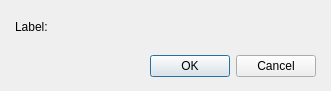
<?xml version="1.0" encoding="UTF-8"?>
<ui version="4.0">
 <class>DialogCommandLabel</class>
 <widget class="QDialog" name="DialogCommandLabel">
  <property name="geometry">
   <rect>
    <x>0</x>
    <y>0</y>
    <width>331</width>
    <height>91</height>
   </rect>
  </property>
  <property name="windowTitle">
   <string>Dialog</string>
  </property>
  <layout class="QGridLayout" name="gridLayout">
   <property name="leftMargin">
    <number>15</number>
   </property>
   <property name="topMargin">
    <number>10</number>
   </property>
   <property name="rightMargin">
    <number>15</number>
   </property>
   <property name="bottomMargin">
    <number>10</number>
   </property>
   <item row="0" column="0">
    <layout class="QVBoxLayout" name="verticalLayout" stretch="1,0">
     <property name="spacing">
      <number>15</number>
     </property>
     <item>
      <layout class="QHBoxLayout" name="horizontalLayout" stretch="0,1">
       <item>
        <widget class="QLabel" name="labelLabel">
         <property name="text">
          <string>Label:</string>
         </property>
        </widget>
       </item>
       <item>
        <widget class="PanelPrimitiveValue" name="panelPrimitiveLabel" native="true">
         <property name="minimumSize">
          <size>
           <width>250</width>
           <height>27</height>
          </size>
         </property>
         <property name="maximumSize">
          <size>
           <width>250</width>
           <height>27</height>
          </size>
         </property>
        </widget>
       </item>
      </layout>
     </item>
     <item>
      <widget class="QDialogButtonBox" name="buttonBox">
       <property name="orientation">
        <enum>Qt::Horizontal</enum>
       </property>
       <property name="standardButtons">
        <set>QDialogButtonBox::Cancel|QDialogButtonBox::Ok</set>
       </property>
      </widget>
     </item>
    </layout>
   </item>
  </layout>
 </widget>
 <customwidgets>
  <customwidget>
   <class>PanelPrimitiveValue</class>
   <extends>QWidget</extends>
   <header>panelprimitivevalue.h</header>
   <container>1</container>
  </customwidget>
 </customwidgets>
 <resources/>
 <connections>
  <connection>
   <sender>buttonBox</sender>
   <signal>accepted()</signal>
   <receiver>DialogCommandLabel</receiver>
   <slot>accept()</slot>
   <hints>
    <hint type="sourcelabel">
     <x>248</x>
     <y>254</y>
    </hint>
    <hint type="destinationlabel">
     <x>157</x>
     <y>274</y>
    </hint>
   </hints>
  </connection>
  <connection>
   <sender>buttonBox</sender>
   <signal>rejected()</signal>
   <receiver>DialogCommandLabel</receiver>
   <slot>reject()</slot>
   <hints>
    <hint type="sourcelabel">
     <x>316</x>
     <y>260</y>
    </hint>
    <hint type="destinationlabel">
     <x>286</x>
     <y>274</y>
    </hint>
   </hints>
  </connection>
 </connections>
</ui>
